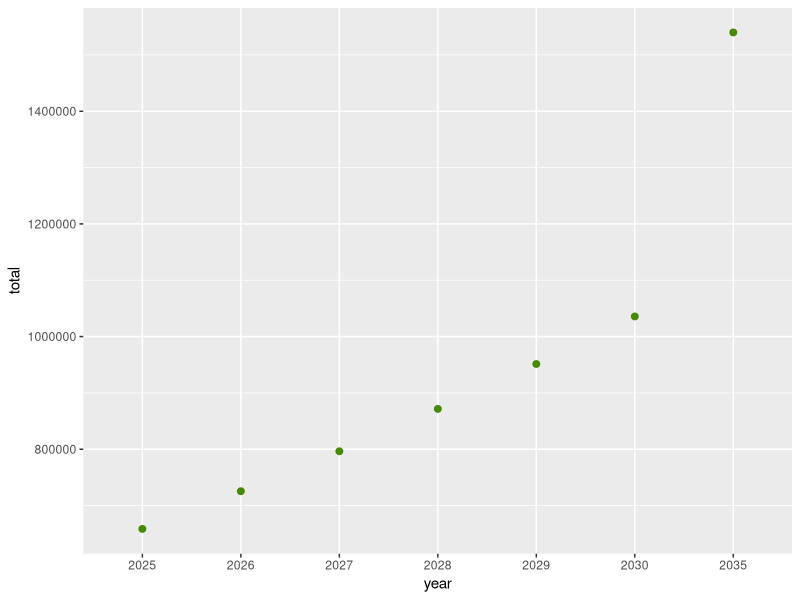
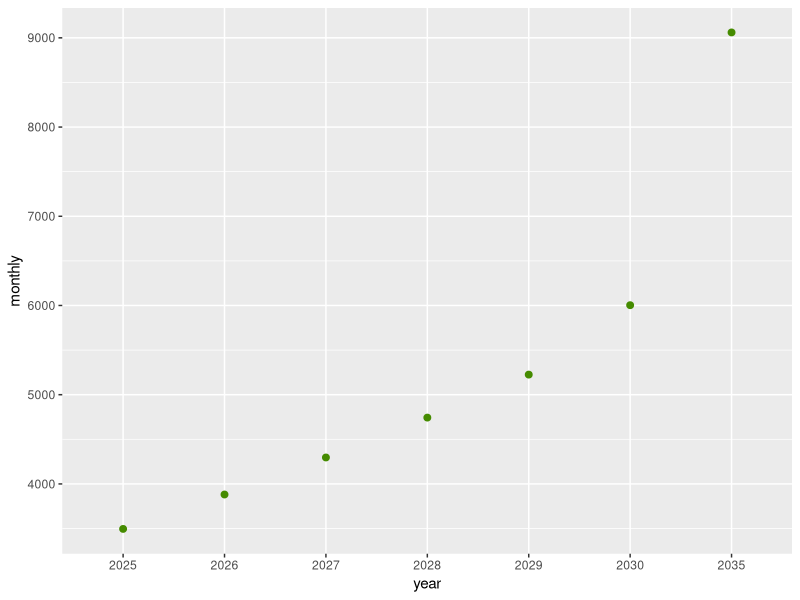
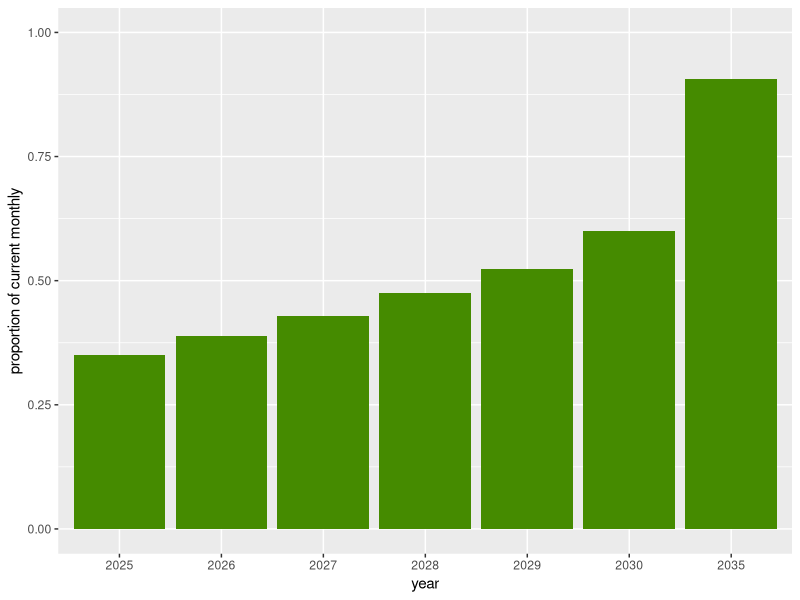
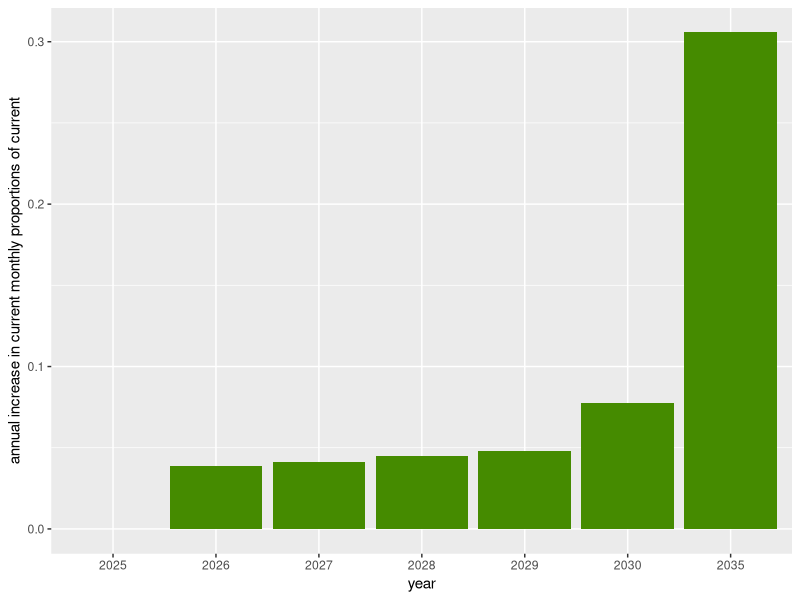

Reproduce these figures in R, in order.
## ---- chunk 1
library(tidyverse)
data <-read_csv("data/ret.csv")
data$year <- as.character(data$year)
data <- data %>% mutate(proportion = monthly/10000) 
data <- data %>% mutate(difference = c(0, diff(data$proportion, lag = 1)))
data

## ---- chunk 2
ggplot(data, aes(year, total)) + geom_point(color = "chartreuse4", size = 2)

ggplot(data, aes(year, monthly)) + geom_point(color = "chartreuse4", size = 2)

ggplot(data, aes(year, proportion)) + geom_bar(fill = "chartreuse4", stat = "identity") + ylab("proportion of current monthly") + ylim(0,1)

ggplot(data, aes(year, difference)) + geom_bar(fill = "chartreuse4", stat = "identity") + ylab("annual increase in current monthly proportions of current")

